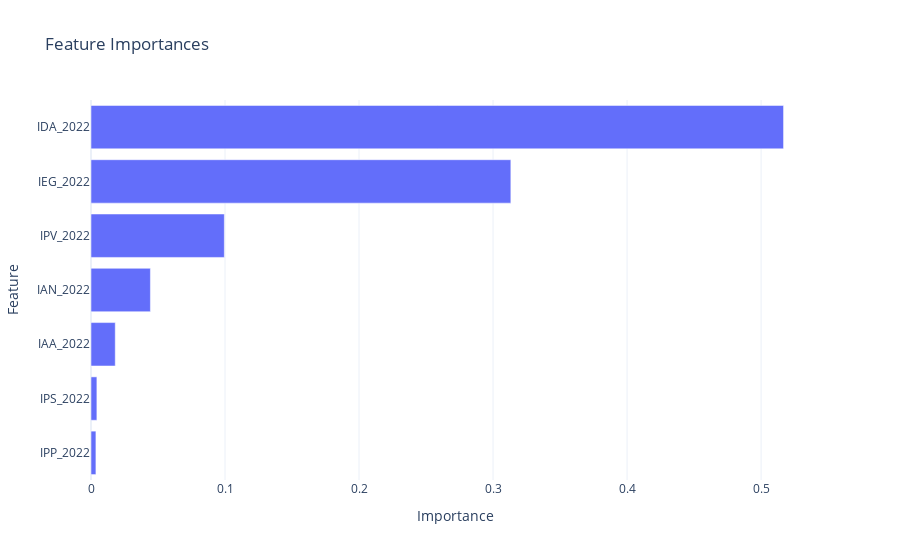

Notebook code for this chart:
### Code cell
import plotly.graph_objects as go

# Dados para o gráfico
feature_names = feature_importances['feature'].to_list()
importances = feature_importances['importance'].to_list()

# Criação do gráfico de barras horizontais
fig = go.Figure(data=[go.Bar(
    y=feature_names,
    x=importances,
    orientation='h'
)])

# Atualização dos layouts e rótulos
fig.update_layout(
    title='Feature Importances',
    xaxis_title='Importance',
    yaxis_title='Feature',
    yaxis=dict(autorange='reversed'),
    template='plotly_white'  # Move template to figure level
)

# Mostrar o gráfico
fig.show()

### Figure 1 — Plotly figure (JSON) as saved in the notebook; plotly's stock layout.template omitted (floating-point values rounded to 4 significant figures)
{"data": [{"orientation": "h", "type": "bar", "x": [0.5168, 0.3133, 0.09949, 0.04432, 0.01809, 0.00439, 0.003663], "y": ["IDA_2022", "IEG_2022", "IPV_2022", "IAN_2022", "IAA_2022", "IPS_2022", "IPP_2022"]}], "layout": {"title": {"text": "Feature Importances"}, "xaxis": {"title": {"text": "Importance"}}, "yaxis": {"autorange": "reversed", "title": {"text": "Feature"}}}}
